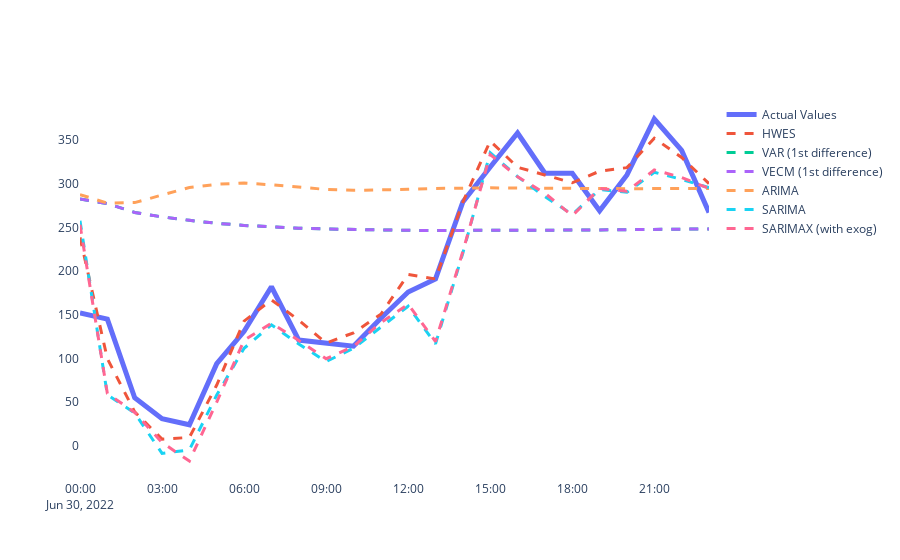

Notebook cell for this chart:
### Code cell
fig = go.Figure()
fig.add_trace(go.Scatter(x = predictions.index, y = predictions['Actual Values'], name = 'Actual Values', line=dict(width=5)))
for column in [
    #'ElasticNet','RandomForest','XGBoost','SVR',
    'HWES','VAR (1st difference)','VECM (1st difference)','ARIMA', 'SARIMA', 'SARIMAX (with exog)']:
    fig.add_trace(
        go.Scatter(
            x = predictions.index,
            y = predictions[column],
            name = column,line=dict(width=3,  dash='dash')
        )
    )
fig.update_layout({
'plot_bgcolor': 'rgba(0, 0, 0, 0)',
'paper_bgcolor': 'rgba(0, 0, 0, 0)',
})
fig.update_yaxes(automargin=True)
fig.update_xaxes(automargin=True)
fig.show()
